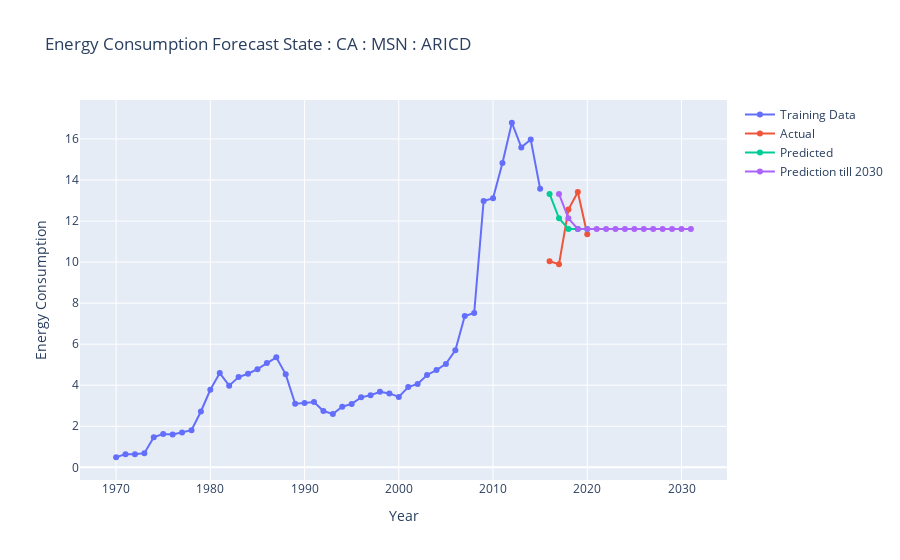

The code cell stored with this chart in its notebook:
### Markdown cell above
## Using Sarima

### Code cell
os.makedirs('Plots/Sarima_results_plots',exist_ok=True)

for State in df_trans['State'].unique():
    for msn in df_trans['MSN'].unique():
        try:
            
            fig = go.Figure()

            print('State : {} and MSN : {}'.format(State,msn))
            # Get the energy consumption data for the current country and sector
            df_filter = df_trans[(df_trans['State'] == State) & (
                df_trans['MSN'] == msn)][['Year', 'Yearly Data']]
            df_filter_index = df_filter.set_index('Year')

            train_data = df_filter[:-5]
            test_data = df_filter[-5:]
            
            # Prepare the data for modeling
            years = df_filter_index.index
            energy_consumption = df_filter_index.values.flatten()

                    # Split the data into training and testing
            # Use all data except the last 5 years for training
            Horizan = -5
            train_data = energy_consumption[:Horizan]
            test_data = energy_consumption[Horizan:]  # Use the last 5 years for testing

            # Fit the auto ARIMA model
            model = auto_arima(train_data, seasonal=True)
            model.fit(train_data)

            # Generate predictions
            predictions = model.predict(n_periods=len(test_data))
            predictions_ahead_in_future = model.predict(n_periods=len(test_data)+15)

            # Calculate evaluation metrics
            mae = mean_absolute_error(test_data, predictions)
            mse = mean_squared_error(test_data, predictions)
            mape = np.mean(np.abs((test_data - predictions) / test_data)) * 100

            print('Mean Absolute Error (MAE):', np.round(mae,2))
            print('Mean Squared Error (MSE):', np.round(mse,2))
            print('Mean Absolute Percentage Error (MAPE):', np.round(mape,2))
            
            # Plot the training data
            fig.add_trace(go.Scatter(
                x=years[:Horizan], y=train_data, mode='lines+markers', name='Training Data'))

            # Plot the predictions
            fig.add_trace(go.Scatter(
                x=years[Horizan:], y=test_data, mode='lines+markers', name='Actual'))
            fig.add_trace(go.Scatter(
                x=years[Horizan:], y=predictions, mode='lines+markers', name='Predicted'))

            fig.add_trace(go.Scatter(
                x=pd.date_range(start = years[Horizan],periods=15,freq='Y'), y=predictions_ahead_in_future, mode='lines+markers', name='Prediction till 2030'))

            # Update the layout
            fig.update_layout(title=f'Energy Consumption Forecast State using SARIMA : {State} : MSN : {msn} ',
                            xaxis_title='Year', yaxis_title='Energy Consumption')

            # Show the plot
            fig.show()
            print(State,msn)
            fig.write_image(f'Plots/Sarima_results_plots/{State}_{msn}.png')
            # break
        except:
            print('Error occoured in Combination State : {} and MSN : {} Due NaN Value'.format(State,mse))
        break

### Figure 1 — Plotly figure (JSON) as saved in the notebook; plotly's stock layout.template omitted (floating-point values rounded to 4 significant figures)
{"data": [{"mode": "lines+markers", "name": "Training Data", "type": "scatter", "x": ["1970-01-01T00:00:00", "1971-01-01T00:00:00", "1972-01-01T00:00:00", "1973-01-01T00:00:00", "1974-01-01T00:00:00", "1975-01-01T00:00:00", "1976-01-01T00:00:00", "1977-01-01T00:00:00", "1978-01-01T00:00:00", "1979-01-01T00:00:00", "1980-01-01T00:00:00", "1981-01-01T00:00:00", "1982-01-01T00:00:00", "1983-01-01T00:00:00", "1984-01-01T00:00:00", "1985-01-01T00:00:00", "1986-01-01T00:00:00", "1987-01-01T00:00:00", "1988-01-01T00:00:00", "1989-01-01T00:00:00", "1990-01-01T00:00:00", "1991-01-01T00:00:00", "1992-01-01T00:00:00", "1993-01-01T00:00:00", "1994-01-01T00:00:00", "1995-01-01T00:00:00", "1996-01-01T00:00:00", "1997-01-01T00:00:00", "1998-01-01T00:00:00", "1999-01-01T00:00:00", "2000-01-01T00:00:00", "2001-01-01T00:00:00", "2002-01-01T00:00:00", "2003-01-01T00:00:00", "2004-01-01T00:00:00", "2005-01-01T00:00:00", "2006-01-01T00:00:00", "2007-01-01T00:00:00", "2008-01-01T00:00:00", "2009-01-01T00:00:00", "2010-01-01T00:00:00", "2011-01-01T00:00:00", "2012-01-01T00:00:00", "2013-01-01T00:00:00", "2014-01-01T00:00:00", "2015-01-01T00:00:00"], "y": [0.49, 0.64, 0.64, 0.69, 1.47, 1.62, 1.6, 1.7, 1.81, 2.72, 3.78, 4.59, 3.98, 4.4, 4.56, 4.78, 5.08, 5.36, 4.53, 3.1, 3.13, 3.18, 2.74, 2.6, 2.95, 3.09, 3.41, 3.51, 3.68, 3.6, 3.43, 3.91, 4.06, 4.5, 4.74, 5.04, 5.7, 7.37, 7.52, 12.98, 13.11, 14.83, 16.79, 15.59, 15.97, 13.57]}, {"mode": "lines+markers", "name": "Actual", "type": "scatter", "x": ["2016-01-01T00:00:00", "2017-01-01T00:00:00", "2018-01-01T00:00:00", "2019-01-01T00:00:00", "2020-01-01T00:00:00"], "y": [10.04, 9.9, 12.56, 13.42, 11.36]}, {"mode": "lines+markers", "name": "Predicted", "type": "scatter", "x": ["2016-01-01T00:00:00", "2017-01-01T00:00:00", "2018-01-01T00:00:00", "2019-01-01T00:00:00", "2020-01-01T00:00:00"], "y": [13.32, 12.13, 11.62, 11.62, 11.62]}, {"mode": "lines+markers", "name": "Prediction till 2030", "type": "scatter", "x": ["2016-12-31T00:00:00", "2017-12-31T00:00:00", "2018-12-31T00:00:00", "2019-12-31T00:00:00", "2020-12-31T00:00:00", "2021-12-31T00:00:00", "2022-12-31T00:00:00", "2023-12-31T00:00:00", "2024-12-31T00:00:00", "2025-12-31T00:00:00", "2026-12-31T00:00:00", "2027-12-31T00:00:00", "2028-12-31T00:00:00", "2029-12-31T00:00:00", "2030-12-31T00:00:00"], "y": [13.32, 12.13, 11.62, 11.62, 11.62, 11.62, 11.62, 11.62, 11.62, 11.62, 11.62, 11.62, 11.62, 11.62, 11.62, 11.62, 11.62, 11.62, 11.62, 11.62]}], "layout": {"title": {"text": "Energy Consumption Forecast State : CA : MSN : ARICD "}, "xaxis": {"title": {"text": "Year"}}, "yaxis": {"title": {"text": "Energy Consumption"}}}}
